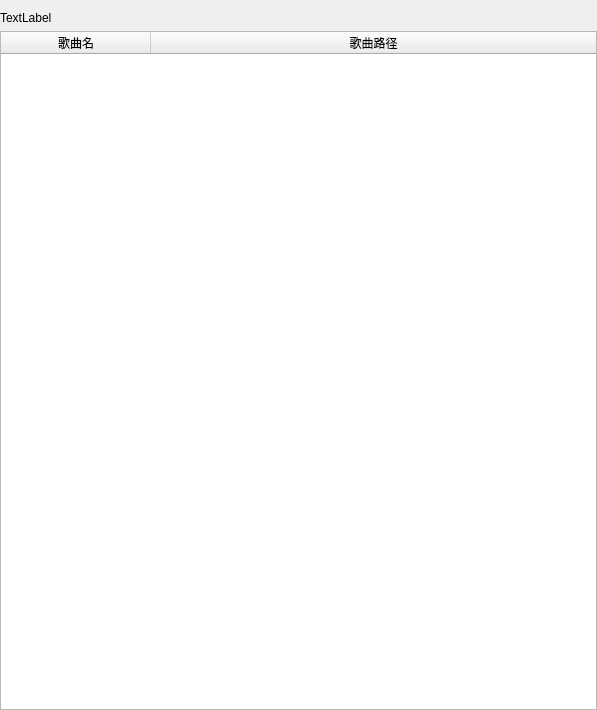
<?xml version="1.0" encoding="UTF-8"?>
<ui version="4.0">
 <class>sub_window</class>
 <widget class="QWidget" name="sub_window">
  <property name="geometry">
   <rect>
    <x>0</x>
    <y>0</y>
    <width>597</width>
    <height>710</height>
   </rect>
  </property>
  <property name="windowTitle">
   <string>歌单详情</string>
  </property>
  <layout class="QGridLayout" name="gridLayout">
   <property name="leftMargin">
    <number>0</number>
   </property>
   <property name="rightMargin">
    <number>0</number>
   </property>
   <property name="bottomMargin">
    <number>0</number>
   </property>
   <item row="1" column="0">
    <widget class="QTableWidget" name="songs_table_widget">
     <attribute name="horizontalHeaderDefaultSectionSize">
      <number>150</number>
     </attribute>
     <attribute name="horizontalHeaderStretchLastSection">
      <bool>true</bool>
     </attribute>
     <attribute name="verticalHeaderDefaultSectionSize">
      <number>20</number>
     </attribute>
     <attribute name="verticalHeaderMinimumSectionSize">
      <number>20</number>
     </attribute>
     <column>
      <property name="text">
       <string>歌曲名</string>
      </property>
     </column>
     <column>
      <property name="text">
       <string>歌曲路径</string>
      </property>
     </column>
    </widget>
   </item>
   <item row="0" column="0">
    <widget class="QLabel" name="playlist_name_label">
     <property name="text">
      <string>TextLabel</string>
     </property>
    </widget>
   </item>
  </layout>
 </widget>
 <resources/>
 <connections/>
</ui>
